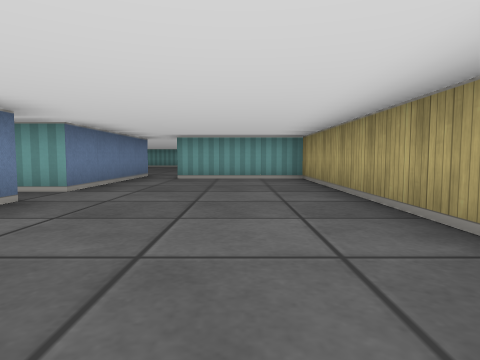
View 1 (above)

18 first-person views from a walk through a cub3D maze. The camera is about half as high as the walls, tilts 4° down and sees 75° across. The floor is counted in squares. Each view is taken from the middle of a square. On the plan, view 1 faces up. The plan holds only what a view shows up to about 9 squares ahead; the rest is blank.

View 2
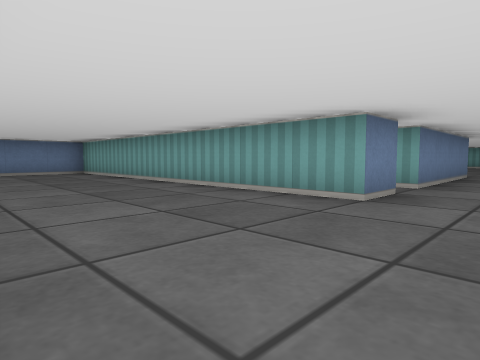

View 3
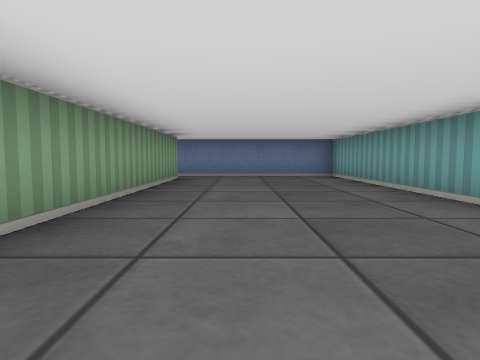

View 4
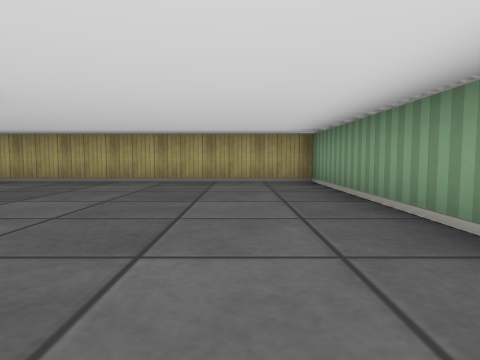

View 5
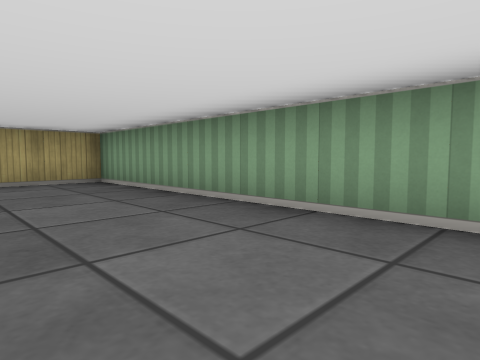

View 6
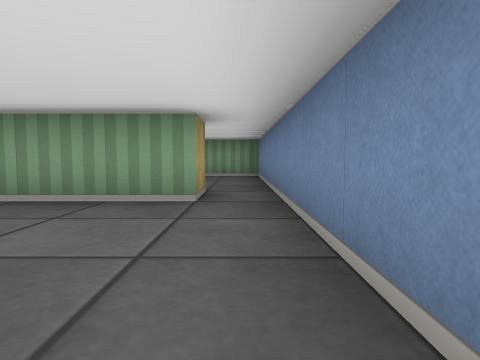

View 7
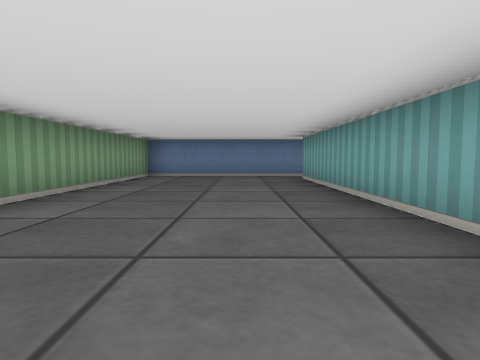

View 8
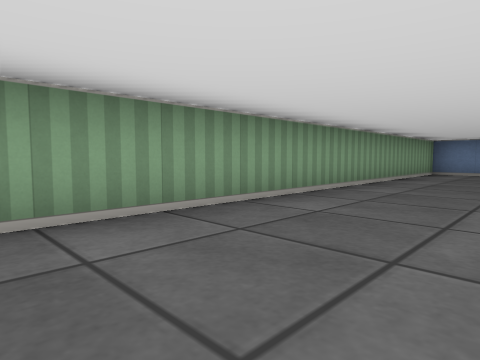

View 9
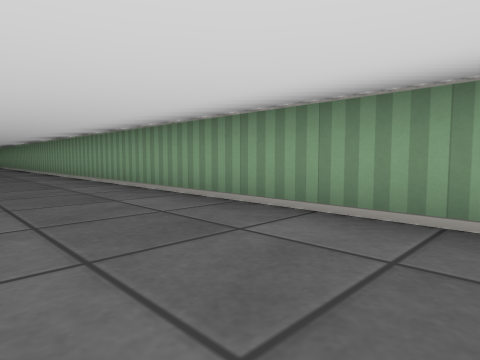

View 10
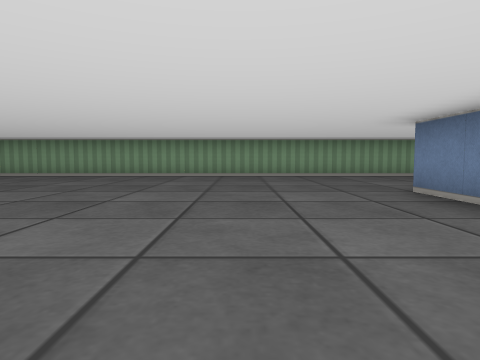

View 11
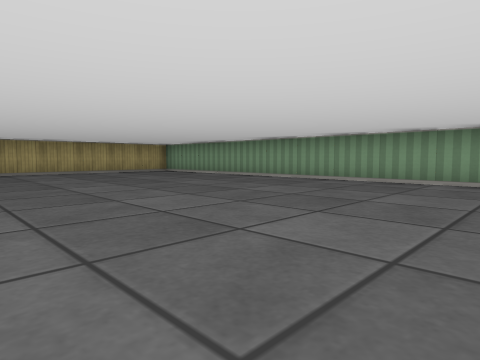

View 12
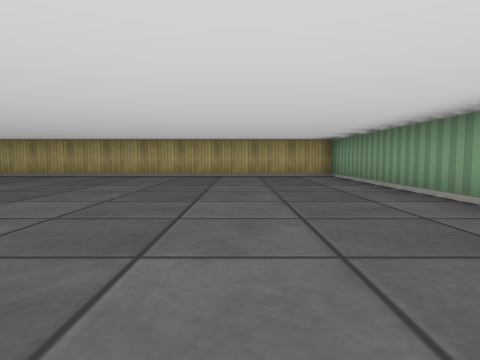

View 13
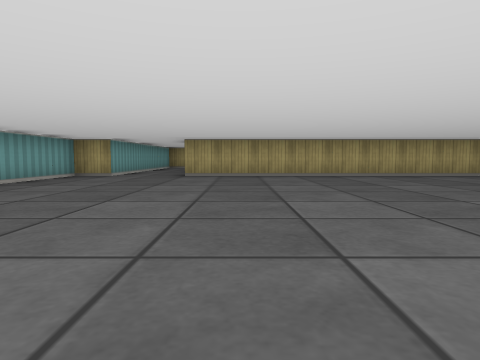

View 14
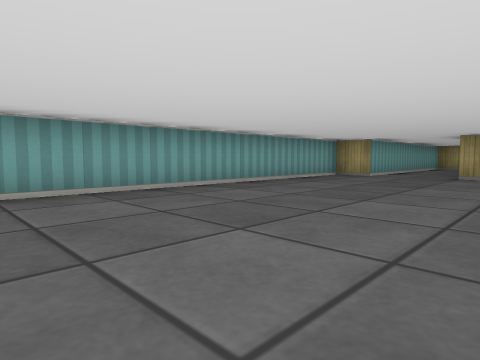

View 15
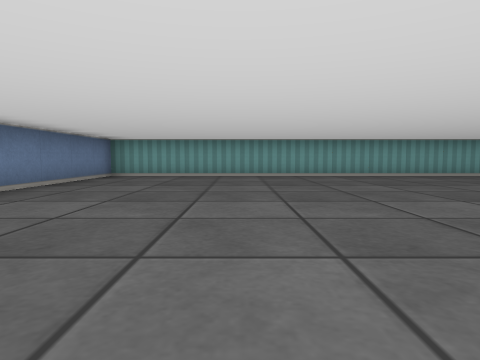

View 16
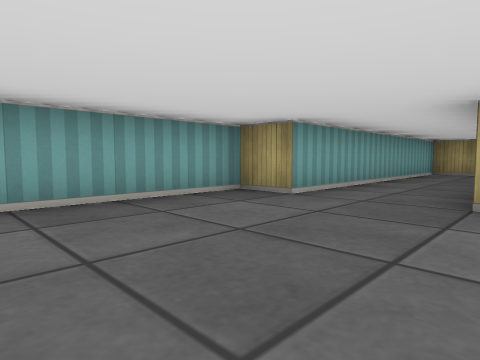

View 17
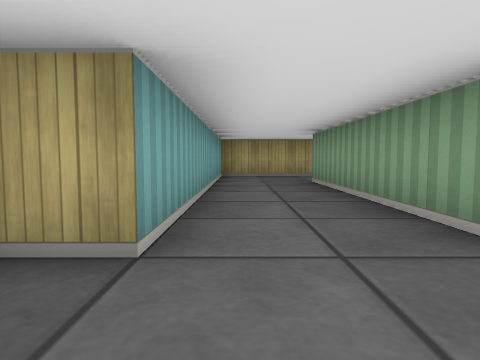

View 18
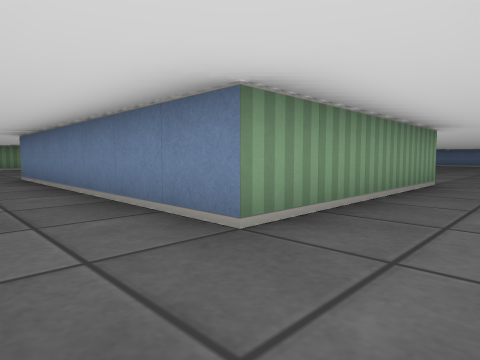

### Floor plan
Points are (right, up) in squares from view 1. A wall is a line through its corners. A room is listed if a view was taken in it or the views show most of it. See-through windows are left out.
Room 1 (views 1, 2, 3, 4, 5, 6)
walls: (-2.5, 3.6) (-2.5, 2.5) (-11.5, 2.5) (-11.5, -2.5); (-2.5, 7.5) (-2.5, 4.5); (-10.5, -2.5) (-10.5, -1.5) (1.5, -1.5) (1.5, 7.5) (-1.5, 7.5)
ways out: opening at (-11, -2) to room 2; opening at (-3, 4); opening at (-2, 8)
Room 2 (views 7, 8, 9, 10, 11, 12, 13, 14, 15, 16, 17, 18)
walls: (2.5, -1.1) (2.5, -2.5); (-4.9, -2.5) (-10.5, -2.5); (24.5, 4) (24.5, 6.5) (17.5, 6.5) (17.5, 7.5) (2.5, 7.5) (2.5, 3.5); (-11.5, -2.5) (-11.5, -6.5) (17.5, -6.5) (17.5, 4.5) (22.5, 4.5) (22.5, -2.5)
ways out: opening at (-11, -2) to room 1; opening at (23, -3)

Positions as (right, up) in squares from view 1, and headings:
1: (0, 0), facing up
2: (-1, -1), facing up-left
3: (-3, 0), facing left
4: (-5, 0), facing right
5: (-5, 1), facing down-right
6: (-11, 2), facing down
7: (-3, -4), facing left
8: (-1, -4), facing down-left
9: (-3, -4), facing down-right
10: (5, 2), facing down
11: (7, 0), facing down-right
12: (9, -4), facing right
13: (9, 3), facing right
14: (9, 3), facing up-right
15: (6, -1), facing up
16: (14, 4), facing up-right
17: (16, 6), facing right
18: (24, 6), facing down-left
